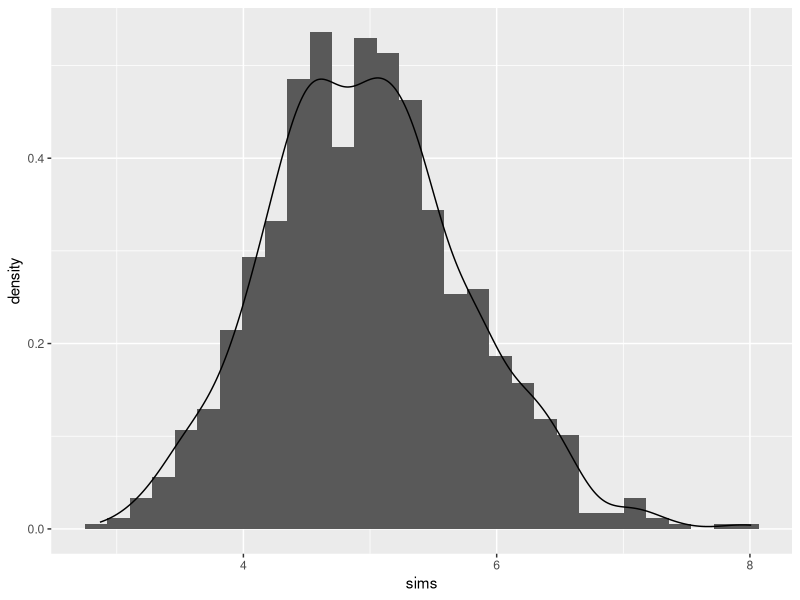

Generate this figure with R:
## ---- chunk 1

nosims <- 1000
nexps <- 40
rate <- 0.2

## ---- chunk 2

# 13 is my lucky number
set.seed(13)

## ---- chunk 3

sims <- replicate(nosims, mean(rexp(nexps,rate)))

## ---- chunk 4

library(ggplot2)

ggplot(data.frame(sims), aes(sims)) + 
  geom_histogram(aes(y = ..density..)) +
  geom_density()
